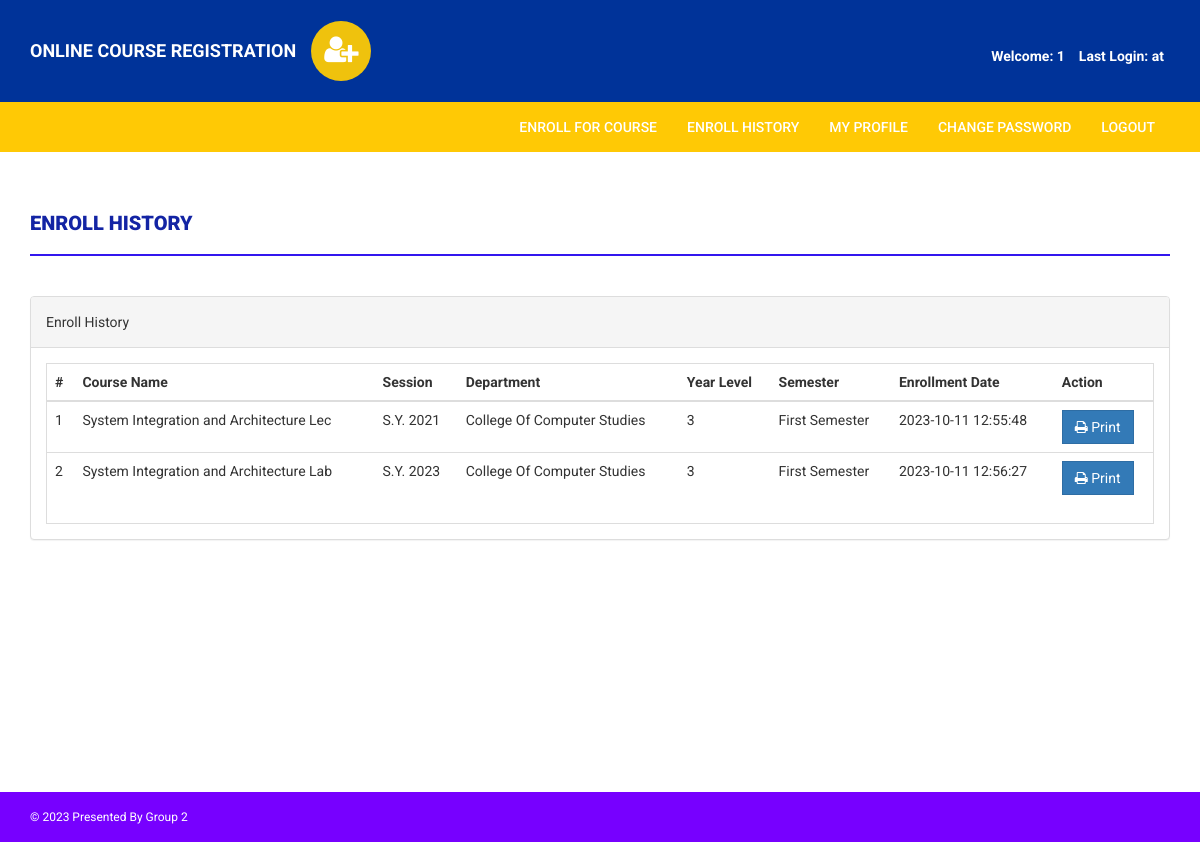
The app's page /onlinecourse/enroll-history.php (signed in) with its own data.
### tables this page shows
CREATE TABLE `courseenrolls` (
  `id` int(11) NOT NULL,
  `studentRegno` varchar(255) DEFAULT NULL,
  `pincode` varchar(255) DEFAULT NULL,
  `session` int(11) DEFAULT NULL,
  `department` int(11) DEFAULT NULL,
  `level` int(11) DEFAULT NULL,
  `semester` int(11) DEFAULT NULL,
  `course` int(11) DEFAULT NULL,
  `enrollDate` timestamp NULL DEFAULT current_timestamp()
);

CREATE TABLE `course` (
  `id` int(11) NOT NULL,
  `courseCode` varchar(255) DEFAULT NULL,
  `courseName` varchar(255) DEFAULT NULL,
  `courseUnit` varchar(255) DEFAULT NULL,
  `noofSeats` int(11) DEFAULT NULL,
  `creationDate` timestamp NULL DEFAULT current_timestamp(),
  `updationDate` varchar(255) DEFAULT NULL
);

CREATE TABLE `session` (
  `id` int(11) NOT NULL,
  `session` varchar(255) DEFAULT NULL,
  `creationDate` timestamp NULL DEFAULT current_timestamp()
);

CREATE TABLE `department` (
  `id` int(11) NOT NULL,
  `department` varchar(255) DEFAULT NULL,
  `creationDate` timestamp NULL DEFAULT current_timestamp()
);

CREATE TABLE `level` (
  `id` int(11) NOT NULL,
  `level` varchar(255) DEFAULT NULL,
  `creationDate` timestamp NULL DEFAULT current_timestamp()
);

CREATE TABLE `semester` (
  `id` int(11) NOT NULL,
  `semester` varchar(255) DEFAULT NULL,
  `creationDate` timestamp NULL DEFAULT current_timestamp(),
  `updationDate` varchar(255) DEFAULT NULL
);

### onlinecourse/enroll-history.php (the view, shortened to what this page needs)
<?php
if(strlen($_SESSION['login'])==0)
{
header('location:index.php');
}else{
?>
<!DOCTYPE html>
<html xmlns="http://www.w3.org/1999/xhtml">
<head>
    <link href="assets/css/bootstrap.css" rel="stylesheet" />
    <link href="assets/css/font-awesome.css" rel="stylesheet" />
    <link href="assets/css/style.css" rel="stylesheet" />
</head>
<body>
<?php include('includes/header.php');?>
<?php if($_SESSION['login']!="")
{
include('includes/menubar.php');
}
?>
    <div class="content-wrapper">
        <div class="container">
            <div class="row">
                    <div class="col-md-12">
                        <h1 class="page-head-line">Enroll History  </h1>
                    </div>
                </div>
                <div class="row" >
                <div class="col-md-12">
                    <div class="panel panel-default">
                        <div class="panel-heading">
                        Enroll History
                        </div>
                        <div class="panel-body">
                            <div class="table-responsive table-bordered">
                                <table class="table">
                                    <thead>
                                        <tr>
                                            <th>#</th>
                                            <th>Course Name </th>
                                            <th>Session </th>
                                            <th> Department</th>
                                            <th>Year Level</th>
                                                <th>Semester</th>
                                            <th>Enrollment Date</th>
                                            <th>Action</th>
                                        </tr>
                                    </thead>
                                    <tbody>
<?php
$sql=mysqli_query($con,"select courseenrolls.course as cid, course.courseName as courname,session.session as session,department.department as dept,level.level as level,courseenrolls.enrollDate as edate ,semester.semester as sem from courseenrolls join course on course.id=courseenrolls.course join session on session.id=courseenrolls.session join department on department.id=courseenrolls.department join level on level.id=courseenrolls.level  join semester on semester.id=courseenrolls.semester  where courseenrolls.studentRegno='".$_SESSION['login']."'");
$cnt=1;
while($row=mysqli_fetch_array($sql))
{
?>
                                        <tr>
                                            <td><?php echo $cnt;?></td>
                                            <td><?php echo htmlentities($row['courname']);?></td>
                                            <td><?php echo htmlentities($row['session']);?></td>
                                            <td><?php echo htmlentities($row['dept']);?></td>
                                            <td><?php echo htmlentities($row['level']);?></td>
                                            <td><?php echo htmlentities($row['sem']);?></td>
                                            <td><?php echo htmlentities($row['edate']);?></td>
                                            <td>
                                            <a href="print.php?id=<?php echo $row['cid']?>" target="_blank">
<button class="btn btn-primary"><i class="fa fa-print "></i> Print</button> </a>
                                            </td>
                                        </tr>
<?php
$cnt++;
} ?>
                                    </tbody>
                                </table>
                            </div>
                        </div>
                    </div>
                </div>
            </div>
        </div>
    </div>
<?php include('includes/footer.php');?>
</body>
</html>
<?php } ?>

### onlinecourse/includes/header.php (shortened to what this page needs)
<?php
include("includes/config.php");
?>
<div class="navbar navbar-inverse set-radius-zero">
    <div class="container">
        <div class="navbar-header">
            <a class="navbar-brand" href="#" style="color:#fff;"> Online Course Registration</a>
        </div>
        <div class="left-div">
            <i class="fa fa-user-plus login-icon"></i>
        </div>
        <div class="login-info">
            <div class="col-md-12">
                <strong>Welcome: </strong><?php echo htmlentities($_SESSION['sname']); ?>
                <strong>Last Login:<?php
                                    $ret = mysqli_query($con, "SELECT  * from userlog where studentRegno='" . $_SESSION['login'] . "' order by id desc limit 1,1");
                                    $row = mysqli_fetch_array($ret);
                                    echo $row['userip']; ?> at <?php echo $row['loginTime']; ?></strong>
            </div>
        </div>
    </div>
</div>

### onlinecourse/includes/menubar.php
<section class="menu-section">
        <div class="container">
            <div class="row">
                <div class="col-md-12">
                    <div class="navbar-collapse collapse ">
                        <ul id="menu-top" class="nav navbar-nav navbar-right">
                            <li><a href="pincode-verification.php">Enroll for Course </a></li>
                            <li><a href="enroll-history.php">Enroll History  </a></li>
                            <li><a href="my-profile.php">My Profile</a></li>
                            <li><a href="change-password.php">Change Password</a></li>
                            <li><a href="logout.php">Logout</a></li>
                        </ul>
                    </div>
                </div>
            </div>
        </div>
    </section>

### onlinecourse/includes/footer.php
<footer>
    <div class="container">
        <div class="row">
            <div class="col-md-12">
                &copy; <?php echo date('Y'); ?> Presented By <a href="#" target="_blank">Group 2</a>
            </div>
        </div>
    </div>
</footer>

### onlinecourse/assets/css/style.css (style rules this page uses)
body { font-family: "Roboto", sans-serif; line-height: 30px; }
.set-radius-zero { border-radius: 0px; -moz-border-radius: 0px; -webkit-border-radius: 0px; }
.content-wrapper { margin-top: 40px; min-height: 600px; padding-bottom: 60px; }
.page-head-line { font-weight: 900; padding-bottom: 20px; border-bottom: 2px solid #3216ee; text-transform: uppercase; color: #1324a4; font-size: 20px; margin-bottom: 40px; }
.btn { border-radius: 0px; -webkit-border-radius: 0px; -moz-border-radius: 0px; }
.login-icon { position: relative; left: 0; height: 60px; width: 60px; padding: 13px; border-radius: 50%; font-size: 30px; color: #fff; text-align: center; cursor: pointer; background-color: #efc20d; -webkit-border-radius: 50%; -moz-border-radius: 50%; }
.left-div { padding: 20px; color: #b9b739; }
.login-info { position: absolute; color: #fff; font-weight: bold; top: 40px; right: 20px; }
.navbar-brand { position: relative; text-transform: uppercase; font-weight: bold; top: 25px; }
.menu-section { background-color: #ffc905; }
#menu-top a { color: #ffffff; text-decoration: none; font-weight: 500; padding: 15px; text-transform: uppercase; }
.navbar-inverse { background-color: #003399; border-color: transparent; }
.navbar { margin-bottom: 0px; }
footer { padding: 10px; color: #fff; font-size: 12px; background-color: #7700ff; }
footer a, footer a:hover { color: #fff; text-decoration: none; }

### records on screen
courseenrolls: course.courseName "System Integration and Architecture Lec", session.session "S.Y. 2021", department.department "College Of Computer Studies", level.level "3", semester.semester "First Semester", enrollDate "2023-10-11 12:55:48"
courseenrolls: course.courseName "System Integration and Architecture Lab", session.session "S.Y. 2023", department.department "College Of Computer Studies", level.level "3", semester.semester "First Semester", enrollDate "2023-10-11 12:56:27"

### other values on screen
$_SESSION['sname'] "1"
